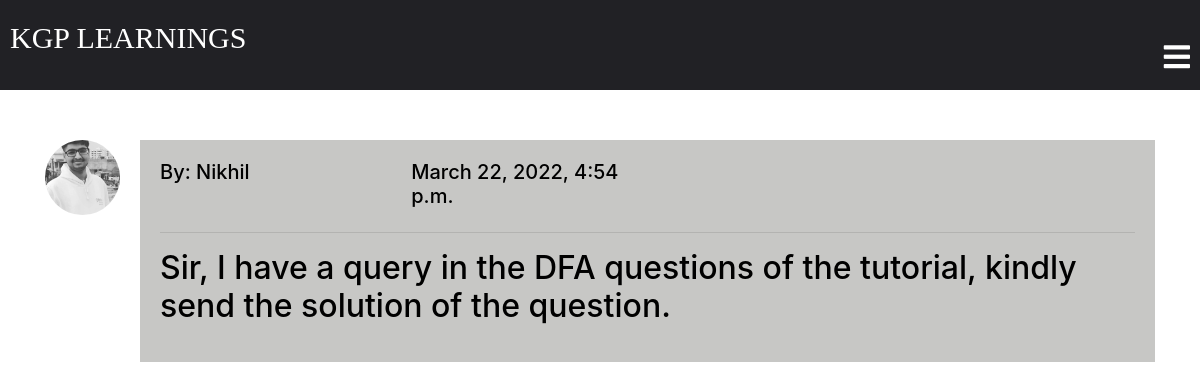
/classroom/teacher/17/messages_list (signed in), run on the app's committed database.
### classroom/models.py (models this page shows, shortened)
class MessageToTeacher(models.Model):
    student = models.ForeignKey(
        Student, related_name='student', on_delete=models.CASCADE)
    message_html = models.TextField(editable=False)
    created_at = models.DateTimeField(auto_now=True)
    teacher = models.ForeignKey(
        Teacher, related_name='messages', on_delete=models.CASCADE)
    message = models.TextField()
    class Meta:
        ordering = ['-created_at']
        unique_together = ['student', 'message']

class Student(models.Model):
    user = models.OneToOneField(
        User, on_delete=models.CASCADE, primary_key=True, related_name='Student')
    phone = models.IntegerField()
    student_profile_pic = models.ImageField(
        upload_to="classroom/student_profile_pic", blank=True)
    name = models.CharField(max_length=250)
    email = models.EmailField(max_length=254)
    roll_no = models.CharField(max_length=50)
    class Meta:
        ordering = ['roll_no']

### classroom/views.py (the view)
# urls.py: path('teacher/<int:pk>/messages_list',views.messages_list,name="messages_list"),
@login_required
def messages_list(request, pk):
    teacher = get_object_or_404(models.Teacher, pk=pk)
    template = "messages_list.html"
    context = {'teacher': teacher}
    return render(request, template, context)

### template/messages_list.html
{% extends 'base.html' %}
{% load static %}
{% block content %}
<div class="container">
  {% if teacher.messages.count == 0 %}
  <h2>No messages yet.</h2>
  {% else %}
  {% for mssg in teacher.messages.all %}
  <div class="notice">
    <div class="row">
      <div class="col-md-1">
        {% if mssg.student.student_profile_pic %}
        <img src="{{ mssg.student.student_profile_pic.url }}" class="notice-img">
        {% else %}
        <img src="{% static 'images/login-avatar.PNG' %}" class="notice-img">
        {% endif %}
      </div>
      <div class="col-md-11">
        <div class="notice-details">
          <div class="row">
            <div class="col-md-3">
              <h5>By: {{ mssg.student.name }}</h5>
            </div>
            <div class="col-md-3">
              <h5>{{ mssg.created_at }}</h5>
            </div>
          </div>
          <hr>
          <h2>{{ mssg.message_html|safe }}</h2>
        </div>
      </div>
    </div>
  </div>
  {% endfor %}
  {% endif %}
</div>
{% endblock %}

### static/css/base.css (style rules this page uses)
.notice { margin-top: 50px; }
.notice .notice-img { border-radius: 50%; height:75px; width:75px; }
.notice .notice-details { color: black; padding: 20px; background: #c7c7c5; }

### data on the page
MessageToTeacher: student.student_profile_pic (picture), student.name "Nikhil", created_at "March 22, 2022, 4:54 p.m.", message_html "Sir, I have a query in the DFA questions of the tutorial, kindly send the solution of the question."
